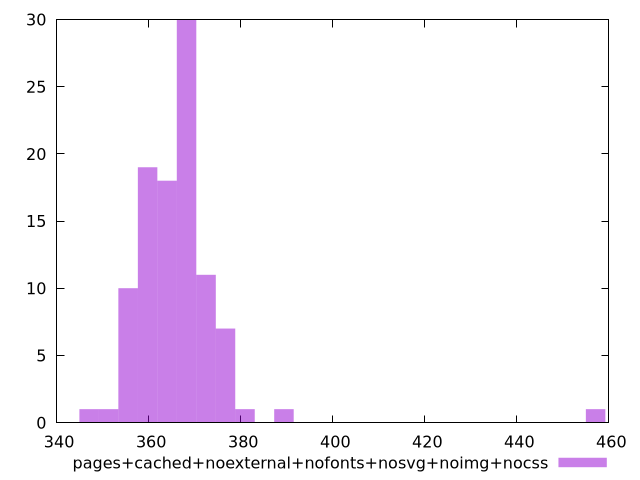

Here is the gnuplot script that generated this plot:
$_pagesCachedNoexternalNofontsNosvgNoimgNocss <<EOF
355.53469747785186 10
363.9998093225626 18
368.232365244918 30
359.7672534002072 19
372.46492116727336 11
376.69747708962876 7
457.11603961438095 1
351.30214155549646 1
347.0695856331411 1
389.3951448566949 1
380.9300330119841 1
EOF
set key outside below
set terminal pngcairo
set output "report_00004_2020-11-02T20-21-41.718Z/mainthread-work-breakdown/pages+cached+noexternal+nofonts+nosvg+noimg+nocss//raw_hist.png"
set yrange [0:30]
set boxwidth 4.232555922355379
set style fill transparent solid 0.5 noborder
plot $_pagesCachedNoexternalNofontsNosvgNoimgNocss title "pages+cached+noexternal+nofonts+nosvg+noimg+nocss" with boxes ,
